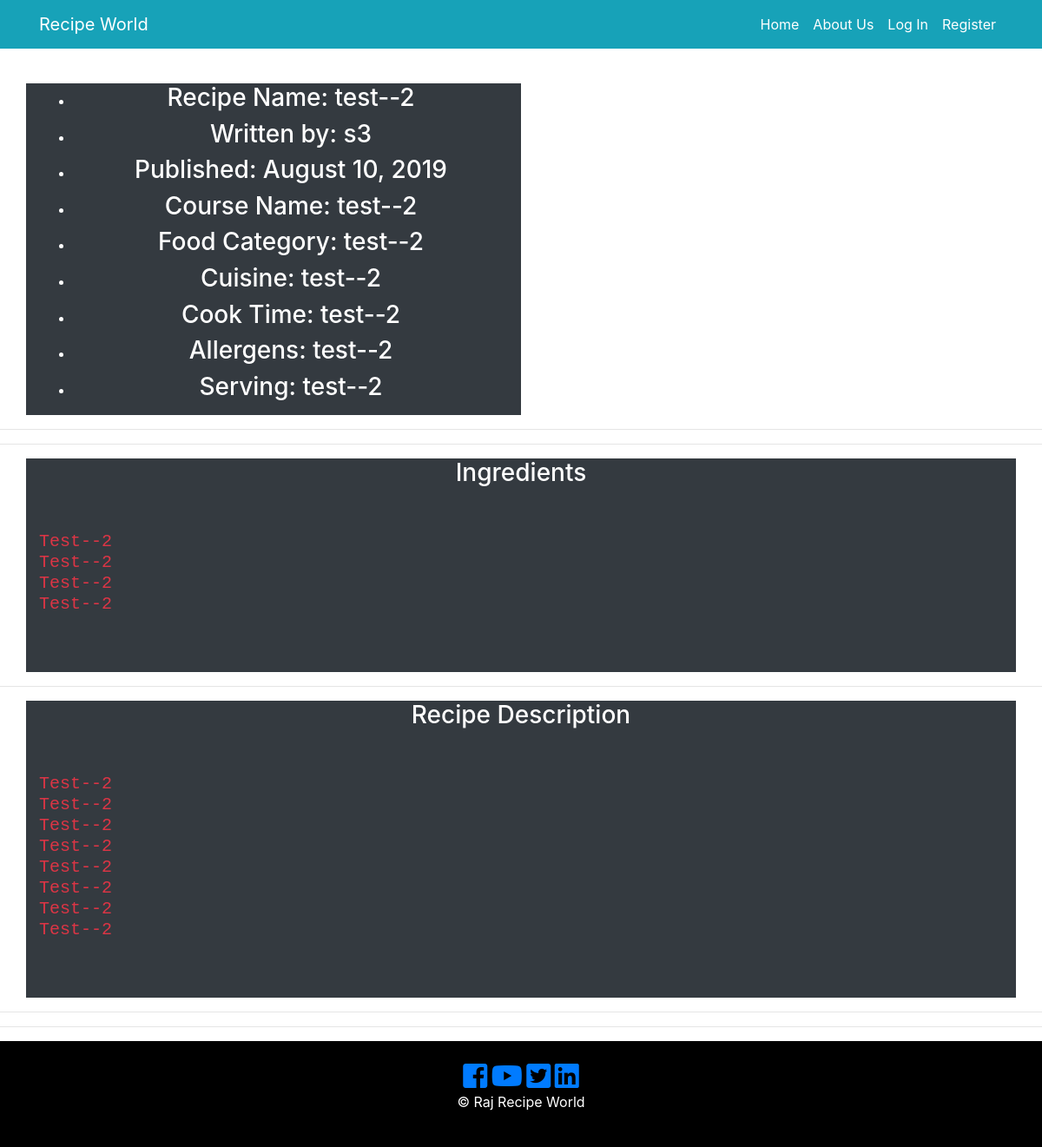
Page /6 on the committed database.
### recipe_app/models.py (models this page shows, shortened)
class RecipePost(db.Model):
    users = db.relationship(User)
    id = db.Column(db.Integer, primary_key=True)
    user_id = db.Column(db.Integer, db.ForeignKey('users.id'), nullable=False)
    date = db.Column(db.DateTime, nullable=False, default=datetime.utcnow)
    recipe_image = db.Column(db.String(128), default=None, nullable=True)
    recipe_name = db.Column(db.String(164), nullable=False)
    course = db.Column(db.String(164), nullable=False)
    food_category = db.Column(db.String(164), nullable=False)
    cuisine = db.Column(db.String(164), nullable=False)
    prep_time = db.Column(db.String(164), nullable=False)
    cook_time = db.Column(db.String(164), nullable=False)
    allergens = db.Column(db.String(164), nullable=False)
    serving = db.Column(db.String(164), nullable=False)
    ingredients = db.Column(db.Text, nullable=False)
    recipe_description = db.Column(db.Text, nullable=False)

class User(db.Model, UserMixin):
     __tablename__ = 'users'
     id = db.Column(db.Integer, primary_key = True)
     picture = db.Column(db.String(128), default='default_profile.png', nullable=False)
     email = db.Column(db.String(64), unique=True, index=True)
     username = db.Column(db.String(64), unique=True, index=True)
     password_hash = db.Column(db.String(128))
     recipe = db.relationship('RecipePost', backref='author', lazy=True)

### recipe_app/users/views.py (the view)
@users.route("/<username>")
def user_recipies(username):
    page = request.args.get('page',1,type=int)
    user = User.query.filter_by(username=username).first_or_404()
    recipies_posted = RecipePost.query.filter_by(author=user).order_by(RecipePost.date.desc()).paginate(page=page,per_page=5)
    return render_template('user_recipe_posts.html', recipies_posted=recipies_posted, user=user)

### recipe_app/recipe_posts/views.py (called while the page is built)
@recipe_posts.route('/<int:recipe_post_id>')
def recipe_post(recipe_post_id):
    recipe_post = RecipePost.query.get_or_404(recipe_post_id)
    return render_template('recipe_post.html', recipe_name=recipe_post.recipe_name,
                            date=recipe_post.date, recipe=recipe_post
    )

### recipe_app/templates/recipe_post.html (shortened to what this page needs)
{% extends "base.html" %}
{% block content %}
  <section id="" class="text-center text-white">
    <div class="container">
      <div class="row">
        <div class="col-md-6 bg-dark">
          <ul class="">
              <li class="">
                  <h3> Recipe Name: {{ recipe.recipe_name }}</h3>
              </li>
              <li class="">
                <h3>Written by: {{recipe.author.username}}</h3>
              </li>
              <li class="">
                <h3>Published: {{recipe.date.strftime('%B %d, %Y') }}</h3>
              </li>
              <li class="">
                  <h3> Course Name: {{recipe.course}} </h3>
              </li>
              <li class="">
                <h3>Food Category: {{recipe.food_category}}</h3>
              </li>
              <li class="">
                <h3>Cuisine: {{ recipe.cuisine }}</h3>
              </li>
              <li class="">
                <h3> Cook Time: {{recipe.cook_time}}</h3>
              </li>
              <li class="">
                <h3> Allergens: {{ recipe.allergens }}</h3>
              </li>
              <li class="">
                <h3>Serving: {{ recipe.serving }}</h3>
              </li>
            </ul>
        </div>
        <div class="col-md-6">
              <div class="col-lg-5">
                  <div class="col-xs-12 col-sm-12 col-md-12 col-lg-12">
                    <div class="thumbnail">
                    </div>
                  </div>
              </div>
        </div>
      </div>
    </div>
</section>
<hr>
<hr>
  <div>
    <div class="container text-center text-white">
      <div class="row">
            <div class="col-md-12 bg-dark">
              <h3> Ingredients </h3>
                <div>
                  <pre class="text-danger text-left text-capitalize">
                    <h5>{{recipe.ingredients}}</h5>
                  </pre>
               </div>
            </div>
        </div>
      </div>
    </div>
<hr>
  <div>
    <div class="container text-center text-white">
      <div class="row">
            <div class="col-md-12 bg-dark">
              <h3> Recipe Description </h3>
              <div>
              <pre class="text-danger text-left text-capitalize">
                <h5>{{recipe.recipe_description}} </h5>
              </pre>
            </div>
        </div>
    </div>
  </div>
<hr>
 <hr>
{% endblock content %}

### rows in the picture
RecipePost: recipe_name "test--2", date "August 10, 2019", course "test--2", food_category "test--2", cuisine "test--2", cook_time "test--2", allergens "test--2", serving "test--2", ingredients "Test--2 Test--2 Test--2 Test--2", recipe_description "Test--2 Test--2 Test--2 Test--2 Test--2 Test--2 Test--2 Test--2"
User: author.username "s3"
